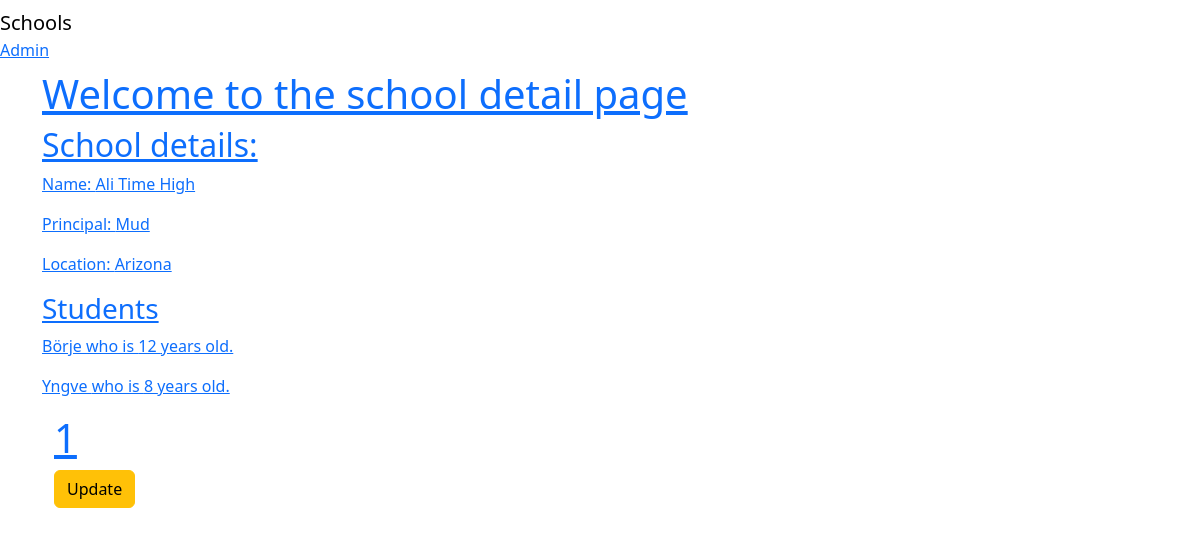
Before: /cbvapp/1/ with the older database file.
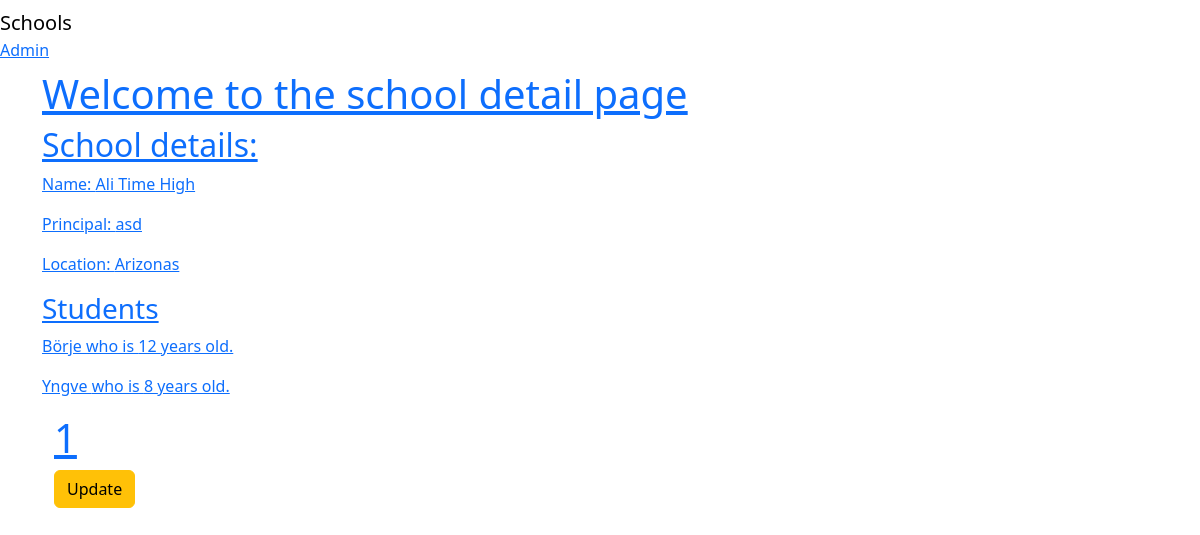
After: the same page with the newer database file.
### cbvapp/models.py (models this page shows, shortened)
class School(models.Model):
    name = models.CharField(max_length=256)
    principal = models.CharField(max_length=256)
    location = models.CharField(max_length=256)

class Student(models.Model):
    name = models.CharField(max_length=256)
    age = models.PositiveIntegerField()
    school = models.ForeignKey(School, related_name='students', on_delete=models.CASCADE)

### cbvapp/views.py (the view)
# urls.py: path('<pk>/', views.SchoolDetailView.as_view(),name='detail'),
class SchoolDetailView(DetailView):
    context_object_name = "school_detail"
    model = models.School
    template_name = 'cbvapp/school_detail.html'

### cbvapp/templates/cbvapp/school_detail.html
{% extends 'cbvapp/cbvapp_base.html' %}
{% block body_block %}
<div class="align center">
    <h1>Welcome to the school detail page</h1>
    <h2>School details: </h2>
    <p>Name: {{school_detail.name}}</p>
    <p>Principal: {{school_detail.principal}}</p>
    <p>Location: {{school_detail.location}}</p>
    <h3>Students</h3>
    {% for student in school_detail.students.all %}
    <p>{{student.name}} who is {{student.age}} years old.</p>
    {% endfor %}
</div>
<div class="container">
    <p>
        <h1>{{school_detail.pk}}</h1>
        <a class="btn btn-warning" href="{% url 'cbvapp:update' pk=school_detail.pk %}">Update</a>
    </p>
</div>
{% endblock %}

### cbvapp/templates/cbvapp/cbvapp_base.html (shortened to what this page needs)
<!DOCTYPE html>
<html lang="en">
<head>
    <link href="https://cdn.jsdelivr.net/npm/bootstrap@5.3.3/dist/css/bootstrap.min.css" rel="stylesheet">
</head>
<body>
    <nav class="navbar navbar-default navbar-static-top">
        <ul class="nav navbar-nav">
            <li><a class="navbar-brand" href="{% url 'cbvapp:list' %}">Schools</a></li>
            <li><a class="navbar-link" href="{% url 'admin:index' %}">Admin</a></li>
            <li><a href="#"></li>
        </ul>
    </nav>
    <div class="container">
        {% block body_block %}
        {% endblock %}
    </div>
</body>
</html>

Changed rows visible on the page:
changed School "Ali Time High": principal "Mud" → "asd"; location "Arizona" → "Arizonas"
